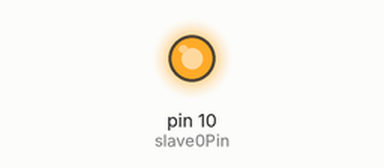
Simulated run of this sketch. Board: Arduino Uno, built with avr-gcc and run on an emulated ATmega328P. On the bench: output pins drawn as LEDs (lit = HIGH). Pins used as bus, display or sensor lines are not drawn; what the sketch prints to the serial monitor is not drawn.

Above: at 0.1 s.
Timing chart, 0 to 1.7 s (numbered marks = the images above):
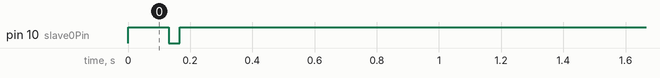

The sketch:

MasterSPI_a4.ino
```cpp
/*****************************************************************************
  Baris Öztürk 2018,June Fontys Hogescholen

  This code is used for spi combined with the Arduino environment. Later to be
  used in The Mobile Sensor Box

*****************************************************************************/
#include "system_config.h"
#include "MTS.h"
#include "OpCodes.h"

struct slave_struct
{
  bool ignoreToken = false;

  uint8_t ID[ID_length];                   // type of sensor, should hold ID
  uint8_t sname[name_length];             // Name of the sensor
  uint8_t unit[unit_length];              // Unit type (eg: degrees,amps,volts,etc)
  uint8_t range[range_length];            // Range operation of units
  uint8_t com_prot[prot_length];          // Sensor to slave protocol (spi,I2C,A,D)

  uint8_t data[data_length];            //max buffer size to store data in
};
slave_struct slave[maxnSlaves];

MTS spi;
void setup() {
  #ifdef debug_f
  serial_db.begin(9600);;
  serial_db.println("Starting Initialization");
  #endif

  spi.init();
  InitializeSlaves();

}


void loop() {


}


/***************************************************************************
  Function description :
  Requests fixed parameters from all available slaves if possible

  returns: nothing
****************************************************************************/
void InitializeSlaves(void)
{
  uint8_t buff[1];
  int i;

  for(i = 0; i < maxnSlaves; i++) /* Determine if slaves are present */
  {
    #ifdef debug_f
    serial_db.println("-----------------------------");
    serial_db.println("   Checking slave presence   ");
    #endif

    spi.requestAndRead(i,opCode[0],1,buff);

    if(buff[0] == confirmationToken)
    {
      #ifdef debug_f
      serial_db.print("Slave ");
      serial_db.print(i);
      serial_db.println(" found");
      #endif
    }
    else
    {
      #ifdef debug_f
      serial_db.print("Ignoring slave:");
      serial_db.println(i);
      #endif

      slave[i].ignoreToken = true;
    }
  }

  for(i = 0; slave[i].ignoreToken == false && i < maxnSlaves; i++)
  {
    spi.requestAndRead(i,opCode[1],ID_length,slave[i].ID);
  }

  for(i = 0; slave[i].ignoreToken == false && i < maxnSlaves; i++)
  {
    spi.requestAndRead(i,opCode[2],name_length,slave[i].sname);
  }

  for(i = 0; slave[i].ignoreToken == false && i < maxnSlaves; i++)
  {
    spi.requestAndRead(i,opCode[3],unit_length,slave[i].unit);
  }

  for(i = 0; slave[i].ignoreToken == false && i < maxnSlaves; i++)
  {
    spi.requestAndRead(i,opCode[4],range_length,slave[i].range);
  }

  for(i = 0; slave[i].ignoreToken == false && i < maxnSlaves; i++)
  {
    spi.requestAndRead(i,opCode[5],prot_length,slave[i].com_prot);
  }
}
```

MTS.cpp
```cpp
/*****************************************************************************
  Baris Öztürk 2018 Fontys Hogescholen

  This code is used for The Mobile Sensor Box combined with the Arduino environ
  ment. USI focuses on communication between master and slaves

  Environment might change overtime to a different hardware solution

*****************************************************************************/
#include "MTS.h"

/***************************************************************************
  Function description :
  Request amount of data from the corresponding adress slave -> I2C
  Command slave to do something -> SPI

  returns: nothing
****************************************************************************/
void MTS::request(uint8_t location, uint8_t opCode)
{
  #ifdef SPI_f

    #ifdef debug_f
    serial_db.println("-----------------------------");

    serial_db.print("Requesting from pin: ");
    serial_db.println(location);
    serial_db.print("OpCode :");
    serial_db.println(opCode,BIN);
    #endif

  /*enable slave*/
  digitalWrite(location, LOW);

  /* Put OpCode in SPI register */
  SPDR = opCode;
  /* Wait for transmission complete */
  while(!(SPSR & (1<<SPIF)));

  delay(MasterWaitTime);//wait for slave

  #endif
}

/***************************************************************************
  Function description :
  Reads the buffer where sensor data gets stored in

  returns: nothing
****************************************************************************/
int MTS::fillBuffer(uint8_t *Input_p,int expectedBytes)
{
  int rv;

  #ifdef SPI_f
  uint8_t incomingData[expectedBytes];

  int i = 0;
  do
  {
    #ifdef debug_f
    serial_db.print("i = ");
    serial_db.println(i);
    #endif

    /* Start transmission */
    SPDR = 0b00000000;
    /* Wait for transmission complete */
    while(!(SPSR & (1<<SPIF)));

    //wait for slave
    delay(MasterWaitTime);

    #ifdef debug_f
    serial_db.print("SPDR HOLDS:");
    for(byte mask = 0x80; mask; mask >>= 1)
    {
    if(mask  & SPDR)
       Serial.print('1');
    else
       Serial.print('0');
    }
    //serial_db.print(SPDR,BIN);
    serial_db.print("  ");
    serial_db.print(SPDR,DEC);
    serial_db.print("  ");
    serial_db.println((char)SPDR);
    #endif

    incomingData[i] = SPDR;

    i++;
  }while(i != expectedBytes);


  memcpy(Input_p, incomingData, sizeof(incomingData)); // store SPI buffer

  #endif

  return rv;
}

/***************************************************************************
  Function description :
  Selects the sensor adress according to the used interface

  returns:  -The adress of the corresponding sensor UPON SUCCES
            -0  if invalid slave has been chosen
****************************************************************************/
int MTS::identify(int slave)
{
  #ifdef SPI_f
  int slaveSelect;

  if(slave < maxnSlaves && slave >= 0)
  {
      switch(slave) {

          case 0:
          slaveSelect = slave0Pin;
           break;

          case 1:
          slaveSelect = slave1Pin;
            break;

          case 2:
          slaveSelect = slave2Pin;
          break;

          case 3:
          slaveSelect = slave3Pin;
          break;

          case 4:
          slaveSelect = slave4Pin;
          break;

          case 5:
          slaveSelect = slave5Pin;
          break;

          case 6:
          slaveSelect = slave6Pin;
          break;

          case 7:
          slaveSelect = slave7Pin;
          break;
      }
      return slaveSelect;
  }
  return -1;
  #endif
}

/***************************************************************************
  Function description :
  Initializes the communication protocol between master and slave(s)

  returns:  - 1 upon succes
            - 0 when failed
****************************************************************************/
int MTS::init(void)
{
  int rv;

  #ifdef SPI_f

  /*Configure chip select pins*/
  pinMode(slave0Pin,OUTPUT);
  pinMode(slave1Pin,OUTPUT);
  pinMode(slave2Pin,OUTPUT);
  pinMode(slave3Pin,OUTPUT);
  pinMode(slave4Pin,OUTPUT);
  pinMode(slave5Pin,OUTPUT);
  pinMode(slave6Pin,OUTPUT);
  pinMode(slave7Pin,OUTPUT);

  digitalWrite(slave0Pin, HIGH);
  digitalWrite(slave1Pin, HIGH);
  digitalWrite(slave2Pin, HIGH);
  digitalWrite(slave3Pin, HIGH);
  digitalWrite(slave4Pin, HIGH);
  digitalWrite(slave5Pin, HIGH);
  digitalWrite(slave6Pin, HIGH);
  digitalWrite(slave7Pin, HIGH);

  /*Configure SPI pins*/
  pinMode(MISO,INPUT);
  pinMode(MOSI,OUTPUT);
  pinMode(SS,OUTPUT);
  pinMode(SCK,OUTPUT);

  /* Enable SPI, Master, set clock rate fck/16 */
  SPCR = 0;
  SPCR = (1<<SPE)|(1<<MSTR);

  rv = 1;

  #ifdef debug_f
  serial_db.print("SPI control register holds:");
  serial_db.println(SPCR,BIN);
  #endif

  #endif

  return rv;
}

/***************************************************************************
  Function description :
  Stores n amount of bytes in the given pointer location with the chosen
  opcode
  returns:  - 0 when failed
            - 1 when succeeded
****************************************************************************/
int MTS::requestAndRead(uint8_t slaven, uint8_t opCode, int expectedBytes, uint8_t *InputBuffer_p)
{
  int rv;

  #ifdef SPI_f
  int slavePin;

  /* Get slave pin as defined in system_config.h */
  slavePin = identify(slaven);

  if(slavePin < 0)
  {
    #ifdef debug_f
    serial_db.print("Accesing an invalid slave at pin");
    serial_db.println(slavePin);
    #endif

    return 0;
  }
  request(slavePin,opCode);


  fillBuffer(InputBuffer_p, expectedBytes);
  digitalWrite(slavePin,HIGH);

  rv = 1;
  return rv;

  #endif
}
```

MTS.h
```cpp
/*****************************************************************************
  Baris Öztürk 2018 Fontys Hogescholen

  This code is used for The Mobile Sensor Box combined with the Arduino environ
  ment. USI focuses on communication between master and slaves

  Environment might change overtime to a different hardware solution

*****************************************************************************/
#include <stdint.h>
#include <Arduino.h>

#include "system_config.h"

#ifndef MTS_h
#define MTS_h

class MTS
{
   public:
      int init(void);
      int requestAndRead(uint8_t slaven,
                         uint8_t opCode,
                         int expectedBytes,
                         uint8_t *InputBuffer_p);

  private:
      void request(uint8_t location,
                   uint8_t opCode);
      int fillBuffer(uint8_t *Input_p,
                     int expectedBytes);
      int identify(int slave);
};


#endif
```

OpCodes.h
```cpp
/*****************************************************************************
  Baris Öztürk 2018,June Fontys Hogescholen

  This code is used for spi combined with the Arduino environment. Later to be
  used in The Mobile Sensor Box

*****************************************************************************/
#ifndef opcodes_h
#define opcodes_h

uint8_t opCode[]= {0b00000001,//send recognition token
                   0b00000010,//send sensor ID
                   0b00000011,//send sensor name
                   0b00000100,//send sensor unit
                   0b00000101,//send sensor range
                   0b00000110,//send sensor protocol
                   0b00000111,//tell slave to read sensor
                   0b00001000,//send sensor data
                   0b00001001,//reserved
                   0b00001010,//reserved
                   0b00001011};

#endif
```

system_config.h
```cpp
/*****************************************************************************
  Baris Öztürk 2018,April Fontys Hogescholen

 Configuration file for the Mobile Sensor Box environment

*****************************************************************************/
#ifndef systemconfig_h
#define systemconfig_h

/*************************************
  Variables for system configuration
**************************************/
#define ID_length 3        //ID Length is predefined and library sensetive [Bytes]
#define name_length 6       //Length of name in bytes (ASCII based)         [Bytes]
#define unit_length 4       //Length of the unit header                     [Bytes]
#define range_length 8      //Length of the range header                    [Bytes]
#define prot_length 3       //Length of the protocol header                 [Bytes]

#define data_length 4       //expected number of data                [Bytes]

#define debug_f             //Enable this flag for MTS debugging

#define serial_db Serial

/**************************************************
  Variables for interface between microcontrollers
***************************************************/
#define SPI_f
#define maxnSlaves 7
/*
  Variables for system configuration according to SPI interface, use 0
  if slavepin not in use
*/
#ifdef SPI_f
#define slave0Pin SS
#define slave1Pin 0
#define slave2Pin 0
#define slave3Pin 0
#define slave4Pin 0
#define slave5Pin 0
#define slave6Pin 0
#define slave7Pin 0
#endif

#define MasterWaitTime 1 //[ms]
#define confirmationToken 0b10101010

#endif
```
